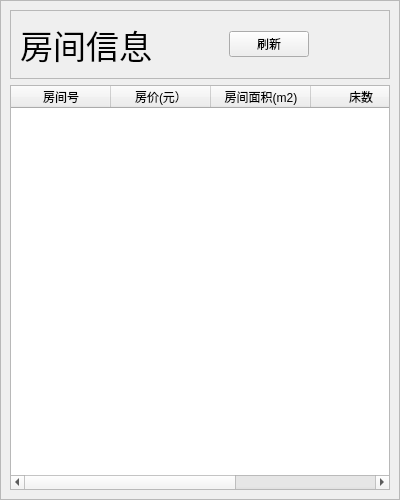
<?xml version="1.0" encoding="UTF-8"?>
<ui version="4.0">
 <class>roomList</class>
 <widget class="QWidget" name="roomList">
  <property name="geometry">
   <rect>
    <x>0</x>
    <y>0</y>
    <width>400</width>
    <height>500</height>
   </rect>
  </property>
  <property name="windowTitle">
   <string>Form</string>
  </property>
  <layout class="QGridLayout" name="gridLayout">
   <property name="leftMargin">
    <number>0</number>
   </property>
   <property name="topMargin">
    <number>0</number>
   </property>
   <property name="rightMargin">
    <number>0</number>
   </property>
   <property name="bottomMargin">
    <number>0</number>
   </property>
   <item row="0" column="0">
    <widget class="QFrame" name="frame">
     <property name="frameShape">
      <enum>QFrame::StyledPanel</enum>
     </property>
     <property name="frameShadow">
      <enum>QFrame::Raised</enum>
     </property>
     <property name="lineWidth">
      <number>1</number>
     </property>
     <layout class="QGridLayout" name="gridLayout_2">
      <item row="0" column="0">
       <layout class="QVBoxLayout" name="verticalLayout">
        <item>
         <widget class="QFrame" name="frame_2">
          <property name="frameShape">
           <enum>QFrame::StyledPanel</enum>
          </property>
          <property name="frameShadow">
           <enum>QFrame::Raised</enum>
          </property>
          <layout class="QHBoxLayout" name="horizontalLayout">
           <item>
            <widget class="QLabel" name="label">
             <property name="font">
              <font>
               <pointsize>25</pointsize>
              </font>
             </property>
             <property name="text">
              <string>房间信息</string>
             </property>
            </widget>
           </item>
           <item>
            <spacer name="horizontalSpacer">
             <property name="orientation">
              <enum>Qt::Horizontal</enum>
             </property>
             <property name="sizeHint" stdset="0">
              <size>
               <width>86</width>
               <height>20</height>
              </size>
             </property>
            </spacer>
           </item>
           <item>
            <widget class="QPushButton" name="refreshBtn">
             <property name="text">
              <string>刷新</string>
             </property>
            </widget>
           </item>
           <item>
            <spacer name="horizontalSpacer_2">
             <property name="orientation">
              <enum>Qt::Horizontal</enum>
             </property>
             <property name="sizeHint" stdset="0">
              <size>
               <width>86</width>
               <height>20</height>
              </size>
             </property>
            </spacer>
           </item>
          </layout>
         </widget>
        </item>
        <item>
         <widget class="QTableWidget" name="tableWidget">
          <column>
           <property name="text">
            <string>房间号</string>
           </property>
          </column>
          <column>
           <property name="text">
            <string>房价(元）</string>
           </property>
          </column>
          <column>
           <property name="text">
            <string>房间面积(m2)</string>
           </property>
          </column>
          <column>
           <property name="text">
            <string>床数</string>
           </property>
          </column>
          <column>
           <property name="text">
            <string>房间状态</string>
           </property>
          </column>
         </widget>
        </item>
       </layout>
      </item>
     </layout>
    </widget>
   </item>
  </layout>
 </widget>
 <resources/>
 <connections/>
</ui>
